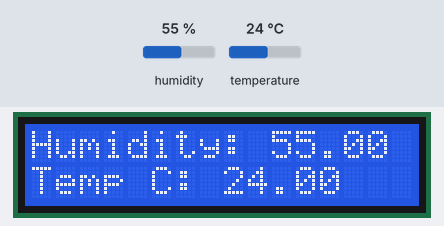
A sketch run on a simulated Arduino Uno, built with avr-gcc and run on an emulated ATmega328P. On the bench: 16×2 character LCD. Inputs (shaded band) come from the test bench; at power-on: humidity 55 %, temperature 24 °C. What the sketch prints to the serial monitor is not drawn.

Above: at 1.2 s.
1.3 s: humidity set to 22 %
At 3.1 s:
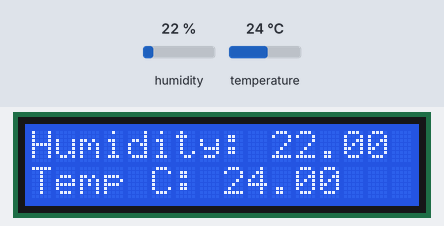
4.1 s: temperature set to 12 °C
At 5.4 s:
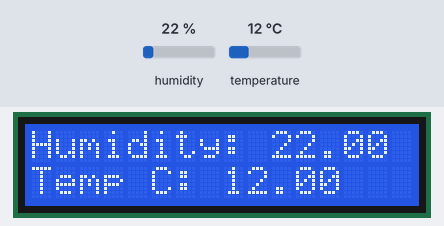
6.9 s: humidity set to 40 %
At 8.7 s:
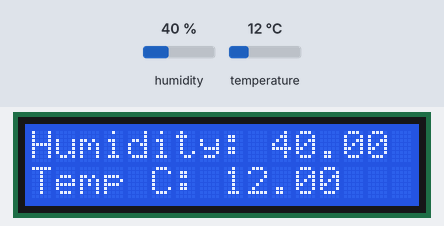
9.8 s: temperature set to 19 °C
At 11.0 s:
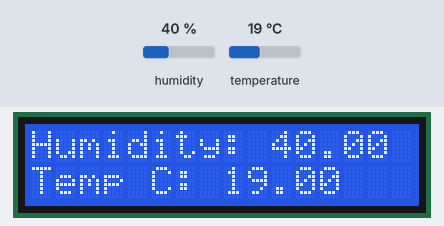
Timing chart, 0 to 12.8 s (numbered marks = the images above; inputs shaded):
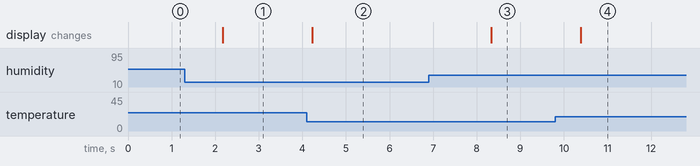

The sketch:

25._DHT11_Sensor_with_LCD.ino
```cpp
#include <Wire.h>
#include <LiquidCrystal_I2C.h>

#include <DHT.h>
#define Type DHT11 //Constant
int DHpin=2;
DHT HT(DHpin,Type);
float humidity;
float tempC;
float tempF;
int dt=2000;

LiquidCrystal_I2C lcd(0x27,16,2);
int t=2000;

void setup() {
  // put your setup code here, to run once:
Serial.begin(9600);
HT.begin();
lcd.begin();
lcd.backlight();
}

void loop() {
  // put your main code here, to run repeatedly:
humidity=HT.readHumidity();
tempC=HT.readTemperature();
tempF=HT.readTemperature(true);

Serial.print("Humidity: ");
Serial.print(humidity);
Serial.print(" Temperature C: ");
Serial.print(tempC);
Serial.print(" C ");
Serial.print(" Temperature F: ");
Serial.print(tempF);
Serial.println(" F ");


lcd.setCursor(0,0);
lcd.print("Humidity: ");
lcd.print(humidity);

lcd.setCursor(0,1);
lcd.print("Temp C: ");
lcd.print(tempC);

delay(t);
}
```

Measured:
- after the input at 1.3 s, the display: changes after 0.87 s (image 1)
- after the input at 4.1 s, the display: changes after 0.12 s (image 2)
- after the input at 6.9 s, the display: changes after 1.4 s (image 3)
- after the input at 9.8 s, the display: changes after 0.58 s (image 4)
